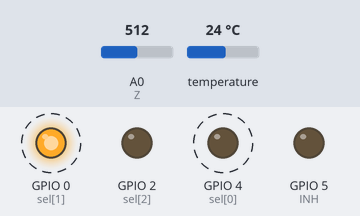
This sketch was run on a simulated ESP8266 (NodeMCU). Parts: output pins drawn as LEDs (lit = HIGH). Dashed ring = blinking. Inputs (shaded band) come from the test bench; at power-on: temperature 24 °C, A0 (Z) = 512. What the sketch prints to the serial monitor is not drawn.

Above: at 1.3 s.
1.4 s: temperature set to 41 °C
4.9 s: A0 (Z) set to 560
Timing chart, 0 to 15.3 s (numbered marks = the images above; inputs shaded):
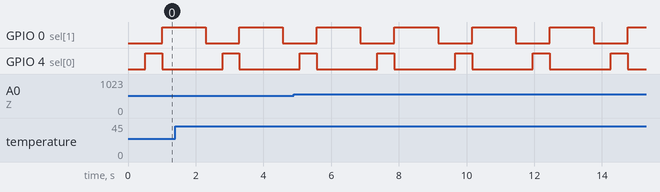

The sketch:

PI.ino
```cpp
#include "DallasTemperature.h"
#include "OneWire.h"
#include <ESP8266WiFi.h>
#include <PubSubClient.h>

const int PUBLISH_INTERVAL = 2000;

const char* ssid = "TT_4A58"; // Broker server Network
const char* password = "esprit2020";  // Network pwd
const char* mqttServer ="192.168.1.13";  // Broker ip (raspi)
const int mqttPort = 1883;  // default MQTT port
const char* mqttUser = "";  // no credentials for now
const char* mqttPassword = "";  // no cred for now
char res[8] ;
/// Channels
const char* GAZ_CHANNEL = "123/gaz";  //"state/" + ID;
const char* FLAME_CHANNEL = "123/flame";  //"command/" + ID;
const char* LIGHT_CHANNEL = "123/light";
const char* TEMPERATURE_CHANNEL = "123/temp"; //->   temp²

WiFiClient espClient;
PubSubClient client(espClient);

int INH = 5 ;  // turn off to enable multiplexer from working
int Z = A0 ;
boolean sel_state[5][3] = {{LOW,LOW,LOW},
                          {HIGH,LOW,LOW},
                          {LOW,HIGH,LOW},
                          {HIGH,HIGH,LOW},
                          {LOW,LOW,HIGH}} ;

int sel[3] = {4,0,2} ;  //A : 4 B : 0 C : 2
String label[5] = {"flame :","gaz :","light exposure :","vibrations :","GPS :"} ;
int shift_delay = 500 ;
OneWire oneWire(13);
DallasTemperature tempSensor(&oneWire);

  void setup(){
  Serial.begin(9600) ;
  tempSensor.begin();
  for (int i = 0;i<3;i++){
    pinMode(sel[i],OUTPUT) ;
    }
  pinMode(INH,OUTPUT) ;
  pinMode(Z,INPUT) ;
  digitalWrite(INH,LOW) ;
  /**
  WiFi.begin(ssid, password);
  while (WiFi.status() != WL_CONNECTED) {
    delay(500);
    Serial.println("Connecting to Wifi ...");
  }
  Serial.println("Connected to Wifi network");


    // set server
  client.setServer(mqttServer, mqttPort);
  //client.setCallback(callback);

  while(!client.connected()){
    Serial.println("Connecting to MQTT ...");
    if(client.connect("ESP8266Client", mqttUser, mqttPassword)){
       Serial.println("connected");
    } else {
      Serial.print("failed to connect with state");
      Serial.print(client.state());
      delay(2000);
    }
  }
  **/
  }

  void loop(){
    /*
     l : line c : column
     CBA = 000 => Z = first sensor (flame)
     CBA = 001 => Z = 2nd sensor (GAZ)
     CBA = 010 => Z = 3rd sensor (VIBRATIONS)
     CBA = 011 => Z = 4th sensor (GPS)
     */
    shift_sensors() ;
    }

  void alarm(){
    Serial.println("something is wrong inside the container") ;
  }

  void shift_sensors(){
       for (int l = 0; l<3;l++){
      Serial.println(label[l]) ;
      for (int c = 0; c<3;c++){
      digitalWrite(sel[c],sel_state[l][c]) ;
      }
      float data = analogRead(Z) ;
     /**switch(l){
        case 0 :
           res[8];
          dtostrf(data, 6, 2, res);
          client.publish(FLAME_CHANNEL, (char*)res);
        break ;
        case 1 :
          res[8];
          dtostrf(data, 6, 2, res);
          client.publish(GAZ_CHANNEL, (char*)res);
        break ;
        case 2 :
          res[8];
          dtostrf(data, 6, 2, res);
          client.publish(LIGHT_CHANNEL, (char*)res);
        break ;
        case 3 : Serial.println("GPS data should be here") ;
        break ;
         case 4 : Serial.println("vibrations data should be here") ;
        break ;
        default:Serial.println("error !") ;
        break ;
    }
    **/
      Serial.println(data) ;
      check_data(l,data) ;
      delay(shift_delay) ;
      }
     detect_temperature() ;
    }

    void detect_temperature(){
     tempSensor.requestTemperatures();
     Serial.println("temperature :") ;
    Serial.println(tempSensor.getTempCByIndex(0));
    /**
    res[8];
    dtostrf(tempSensor.getTempCByIndex(0), 6, 2, res);
    client.publish(TEMPERATURE_CHANNEL, (char*)res);
    **/

     if (tempSensor.getTempCByIndex(0) > 40){
      Serial.println("temperature is over 40C") ;
      }
      }

   void check_data(int li, float d){
      if (li == 0 && d < 120){   // check flame
        alarm() ;
        }
      if (li == 1 && d > 340){   // check gaz
        alarm() ;
        }
        if (li == 2 && d > 550){   // check light exposure
          Serial.print("high light exposure, looks like your") ;
          Serial.println(" container is open") ;
          }
    }
```

Measured:
- by itself, GPIO 0 (sel[1]): alternates HIGH for 1.3 s and LOW for 1.0 s
- by itself, GPIO 4 (sel[0]): alternates HIGH for 0.50 s and LOW for 1.8 s
